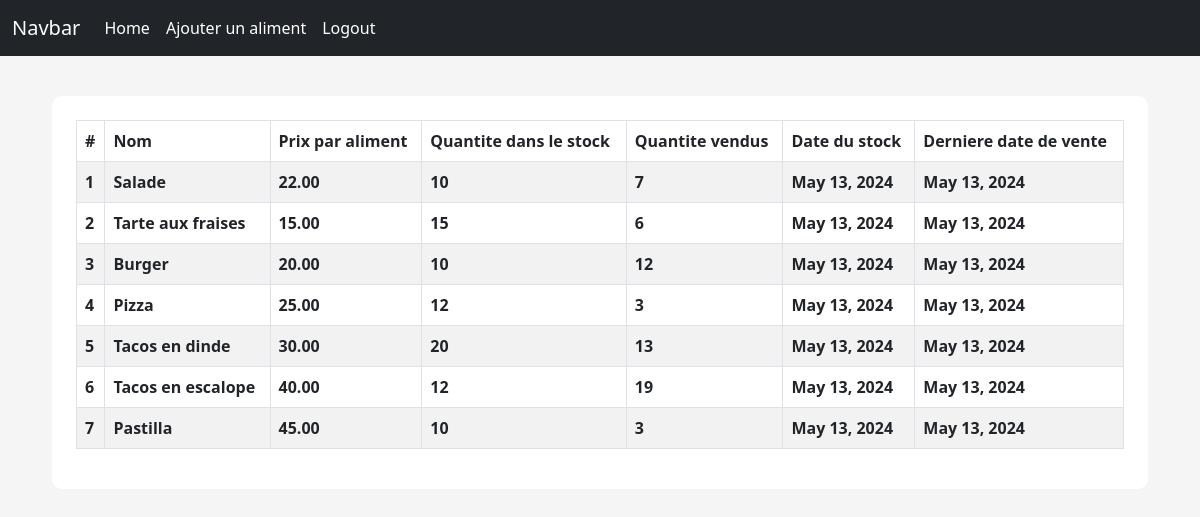
Page /aliments/ (signed in) on the committed database.
### aliments/models.py (models this page shows, shortened)
class Aliments(models.Model):
    Nom=models.CharField(max_length=100,null=False,blank=False)
    Prix_par_aliment=models.DecimalField(max_digits=19,decimal_places=2,null=False,blank=False)
    Quantite_dans_le_stock=models.IntegerField(null=False,blank=False)
    Quantite_vendus=models.IntegerField(null=False,blank=False)
    Date_du_stock=models.DateField(auto_now_add=True)
    Derniere_date_de_vente=models.DateField(auto_now=True)

### aliments/views.py (the view)
# urls.py: path('',aliment_list, name='aliment_list'),
@login_required
def aliment_list(request):
    aliments=Aliments.objects.all() #recuperation des donnees
    context={
        'title':'Liste des aliments',
        'aliments': aliments, #La liste de tous les objets Aliments récupérés précédemment à partir de la base de données.
    }
    return render(request , 'restaurantmanagement/aliment_list.html',context=context)  #générer une réponse HTTP qui renvoie le contenu HTML basé sur le template

### templates/restaurantmanagement/aliment_list.html
{% extends '../layout.html' %}
{% block content %}
<div class="content-section">
    <table class="table table-striped table-bordered table-hovet">
        <thead class="thead-dark">
            <tr>
                <th scope="col">#</th>
                <th scope="col">Nom</th>
                <th scope="col">Prix par aliment</th>
                <th scope="col">Quantite dans le stock</th>
                <th scope="col">Quantite vendus</th>
                <th scope="col">Date du stock</th>
                <th scope="col">Derniere date de vente</th>
            </tr>
        </thead>
        <tbody>
            {% for aliment in aliments %}
                <tr style='cursor: pointer; cursor: hand;' onclick="window.location=`{% url 'per_product' aliment.id %}`">
                    <th scope="row">{{ forloop.counter }}</th>
                    <th scope="row">{{ aliment.Nom }}</th>
                    <th scope="row">{{ aliment.Prix_par_aliment }}</th>
                    <th scope="row">{{ aliment.Quantite_dans_le_stock }}</th>
                    <th scope="row">{{ aliment.Quantite_vendus }}</th>
                    <th scope="row">{{ aliment.Date_du_stock }}</th>
                    <th scope="row">{{ aliment.Derniere_date_de_vente}}</th>
                </tr>
            {% endfor %}
        </tbody>
    </table>
</div>
{% endblock %}

### templates/layout.html (shortened to what this page needs)
{% load static %}
<!DOCTYPE html>
<html lang="en">
<head>
    <link href="https://cdn.jsdelivr.net/npm/bootstrap@5.0.2/dist/css/bootstrap.min.css" rel="stylesheet">
    <link rel="stylesheet" href="{% static 'css/main.css' %}" type="text/css">
    <link rel="stylesheet" href="https://cdnjs.cloudflare.com/ajax/libs/font-awesome/5.12.0-2/css/all.min.css" />
</head>
<body>
    <nav class="navbar navbar-expand-lg navbar-dark bg-dark">
        <div class="container-fluid">
          <a class="navbar-brand" href="#">Navbar</a>
          <div class="collapse navbar-collapse" id="navbarSupportedContent">
            <ul class="navbar-nav me-auto mb-2 mb-lg-0">
              <li class="nav-item">
                <a class="nav-link active" aria-current="page" href="{% url 'aliment_list' %}">Home</a>
                </li>
            {% if request.user.is_authenticated %}
            <li>
              <a class="nav-link active" aria-current="page" href="{% url 'add_aliment' %}">Ajouter un aliment</a>
              </li>
            <li>
                <a class="nav-link active" aria-current="page" href="{% url 'logout' %}">Logout</a>
                </li>
            {% endif %}
            </ul>
          </div>
        </div>
      </nav>
      <main>
        <div class="container-fluid">
            <div class="row">
                <div class="com-md-10 col-sm-12 col-xm-12">
                  {% block content %} {% endblock %}
                </div>
            </div>
        </div>
      </main>
</body>
</html>

### static/css/main.css (style rules this page uses)
body { background-color: rgb(245, 245, 245); }
.content-section { background: #fff; margin: 40px; padding: 1.5rem 1.5rem; border-radius: 10px; }

### rows in the picture
Aliments: Nom "Salade", Prix_par_aliment "22.00", Quantite_dans_le_stock "10", Quantite_vendus "7", Date_du_stock "May 13, 2024", Derniere_date_de_vente "May 13, 2024"
Aliments: Nom "Tarte aux fraises", Prix_par_aliment "15.00", Quantite_dans_le_stock "15", Quantite_vendus "6", Date_du_stock "May 13, 2024", Derniere_date_de_vente "May 13, 2024"
Aliments: Nom "Burger", Prix_par_aliment "20.00", Quantite_dans_le_stock "10", Quantite_vendus "12", Date_du_stock "May 13, 2024", Derniere_date_de_vente "May 13, 2024"
Aliments: Nom "Pizza", Prix_par_aliment "25.00", Quantite_dans_le_stock "12", Quantite_vendus "3", Date_du_stock "May 13, 2024", Derniere_date_de_vente "May 13, 2024"
Aliments: Nom "Tacos en dinde", Prix_par_aliment "30.00", Quantite_dans_le_stock "20", Quantite_vendus "13", Date_du_stock "May 13, 2024", Derniere_date_de_vente "May 13, 2024"
Aliments: Nom "Tacos en escalope", Prix_par_aliment "40.00", Quantite_dans_le_stock "12", Quantite_vendus "19", Date_du_stock "May 13, 2024", Derniere_date_de_vente "May 13, 2024"
Aliments: Nom "Pastilla", Prix_par_aliment "45.00", Quantite_dans_le_stock "10", Quantite_vendus "3", Date_du_stock "May 13, 2024", Derniere_date_de_vente "May 13, 2024"
